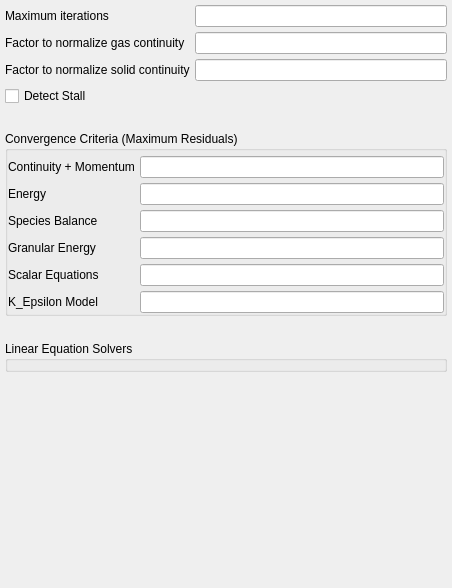
<?xml version="1.0" encoding="UTF-8"?>
<ui version="4.0">
 <class>numerics</class>
 <widget class="QWidget" name="numerics">
  <property name="geometry">
   <rect>
    <x>0</x>
    <y>0</y>
    <width>452</width>
    <height>588</height>
   </rect>
  </property>
  <layout class="QGridLayout" name="gridLayout_2">
   <property name="margin">
    <number>5</number>
   </property>
   <property name="spacing">
    <number>5</number>
   </property>
   <item row="0" column="0">
    <widget class="QLabel" name="label_134">
     <property name="text">
      <string>Maximum iterations</string>
     </property>
    </widget>
   </item>
   <item row="4" column="0">
    <spacer name="verticalSpacer_2">
     <property name="orientation">
      <enum>Qt::Vertical</enum>
     </property>
     <property name="sizeType">
      <enum>QSizePolicy::Maximum</enum>
     </property>
     <property name="sizeHint" stdset="0">
      <size>
       <width>20</width>
       <height>20</height>
      </size>
     </property>
    </spacer>
   </item>
   <item row="1" column="1">
    <widget class="LineEdit" name="lineedit_keyword_norm_g"/>
   </item>
   <item row="6" column="0">
    <spacer name="verticalSpacer_3">
     <property name="orientation">
      <enum>Qt::Vertical</enum>
     </property>
     <property name="sizeType">
      <enum>QSizePolicy::Maximum</enum>
     </property>
     <property name="sizeHint" stdset="0">
      <size>
       <width>20</width>
       <height>20</height>
      </size>
     </property>
    </spacer>
   </item>
   <item row="2" column="1">
    <widget class="LineEdit" name="lineedit_keyword_norm_s"/>
   </item>
   <item row="1" column="0">
    <widget class="QLabel" name="label">
     <property name="text">
      <string>Factor to normalize gas continuity</string>
     </property>
    </widget>
   </item>
   <item row="0" column="1">
    <widget class="LineEdit" name="lineedit_keyword_max_nit"/>
   </item>
   <item row="3" column="0" colspan="2">
    <widget class="CheckBox" name="checkbox_keyword_detect_stall">
     <property name="text">
      <string>Detect Stall</string>
     </property>
    </widget>
   </item>
   <item row="8" column="0">
    <spacer name="verticalSpacer">
     <property name="orientation">
      <enum>Qt::Vertical</enum>
     </property>
     <property name="sizeHint" stdset="0">
      <size>
       <width>20</width>
       <height>40</height>
      </size>
     </property>
    </spacer>
   </item>
   <item row="2" column="0">
    <widget class="QLabel" name="label_2">
     <property name="text">
      <string>Factor to normalize solid continuity</string>
     </property>
    </widget>
   </item>
   <item row="5" column="0" colspan="2">
    <widget class="QGroupBox" name="groupBox">
     <property name="title">
      <string>Convergence Criteria (Maximum Residuals)</string>
     </property>
     <property name="flat">
      <bool>true</bool>
     </property>
     <layout class="QGridLayout" name="gridLayout">
      <property name="leftMargin">
       <number>0</number>
      </property>
      <property name="topMargin">
       <number>5</number>
      </property>
      <property name="rightMargin">
       <number>0</number>
      </property>
      <property name="bottomMargin">
       <number>0</number>
      </property>
      <property name="spacing">
       <number>5</number>
      </property>
      <item row="2" column="1">
       <widget class="LineEdit" name="lineedit_keyword_tol_resid_x"/>
      </item>
      <item row="3" column="1">
       <widget class="LineEdit" name="lineedit_keyword_tol_resid_th"/>
      </item>
      <item row="5" column="0">
       <widget class="QLabel" name="label_8">
        <property name="text">
         <string>K_Epsilon Model</string>
        </property>
       </widget>
      </item>
      <item row="4" column="0">
       <widget class="QLabel" name="label_7">
        <property name="text">
         <string>Scalar Equations</string>
        </property>
       </widget>
      </item>
      <item row="1" column="0">
       <widget class="QLabel" name="label_4">
        <property name="text">
         <string>Energy</string>
        </property>
       </widget>
      </item>
      <item row="0" column="0">
       <widget class="QLabel" name="label_3">
        <property name="text">
         <string>Continuity + Momentum</string>
        </property>
       </widget>
      </item>
      <item row="5" column="1">
       <widget class="LineEdit" name="lineedit_keyword_tol_resid_k_epsilon"/>
      </item>
      <item row="1" column="1">
       <widget class="LineEdit" name="lineedit_keyword_tol_resid_t"/>
      </item>
      <item row="3" column="0">
       <widget class="QLabel" name="label_6">
        <property name="text">
         <string>Granular Energy</string>
        </property>
       </widget>
      </item>
      <item row="4" column="1">
       <widget class="LineEdit" name="lineedit_keyword_tol_resid_scalar"/>
      </item>
      <item row="2" column="0">
       <widget class="QLabel" name="label_5">
        <property name="text">
         <string>Species Balance</string>
        </property>
       </widget>
      </item>
      <item row="0" column="1">
       <widget class="LineEdit" name="lineedit_keyword_tol_resid"/>
      </item>
     </layout>
    </widget>
   </item>
   <item row="7" column="0" colspan="2">
    <widget class="QGroupBox" name="groupBox_2">
     <property name="title">
      <string>Linear Equation Solvers</string>
     </property>
     <property name="flat">
      <bool>true</bool>
     </property>
     <layout class="QGridLayout" name="gridlayout_leq">
      <property name="leftMargin">
       <number>0</number>
      </property>
      <property name="topMargin">
       <number>5</number>
      </property>
      <property name="rightMargin">
       <number>0</number>
      </property>
      <property name="bottomMargin">
       <number>0</number>
      </property>
     </layout>
    </widget>
   </item>
  </layout>
 </widget>
 <customwidgets>
  <customwidget>
   <class>CheckBox</class>
   <extends>QCheckBox</extends>
   <header>widgets/base</header>
  </customwidget>
  <customwidget>
   <class>LineEdit</class>
   <extends>QLineEdit</extends>
   <header>widgets/base</header>
  </customwidget>
 </customwidgets>
 <tabstops>
  <tabstop>lineedit_keyword_max_nit</tabstop>
  <tabstop>lineedit_keyword_norm_g</tabstop>
  <tabstop>lineedit_keyword_norm_s</tabstop>
  <tabstop>checkbox_keyword_detect_stall</tabstop>
  <tabstop>lineedit_keyword_tol_resid</tabstop>
  <tabstop>lineedit_keyword_tol_resid_t</tabstop>
  <tabstop>lineedit_keyword_tol_resid_x</tabstop>
  <tabstop>lineedit_keyword_tol_resid_th</tabstop>
  <tabstop>lineedit_keyword_tol_resid_scalar</tabstop>
  <tabstop>lineedit_keyword_tol_resid_k_epsilon</tabstop>
 </tabstops>
 <resources/>
 <connections/>
</ui>
